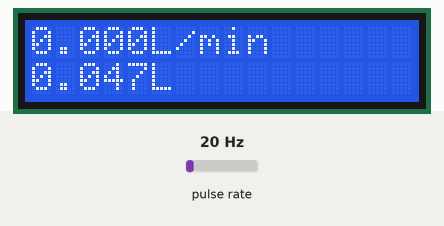
Simulated run of this sketch. Board: Arduino Uno, built with avr-gcc and run on an emulated ATmega328P. On the bench: 16×2 character LCD. Wiring (inferred from the names in the program): pulse sensor: data pin 2. The inputs (shaded band) are chosen by the test bench; at power-on: pulse rate 20 Hz. What the sketch prints to the serial monitor is not drawn.

Above: at 1.7 s.
1.8 s: pulse rate (sensor on pin 2) set to 4 Hz
At 2.6 s:
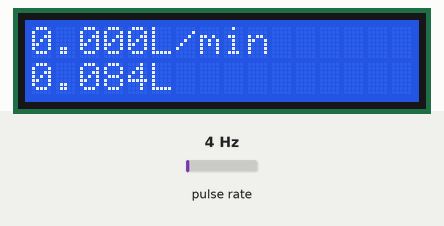
4.6 s: pulse rate (sensor on pin 2) set to 50 Hz
At 5.9 s:
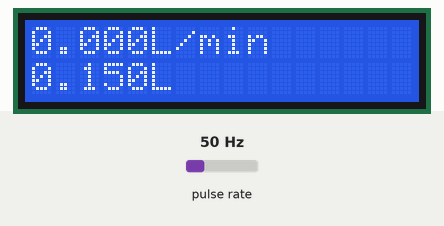
7.6 s: pulse rate (sensor on pin 2) set to 100 Hz
At 9.1 s:
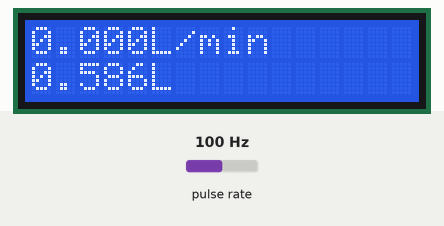
Timing chart, 0 to 10.6 s (numbered marks = the images above; inputs shaded):
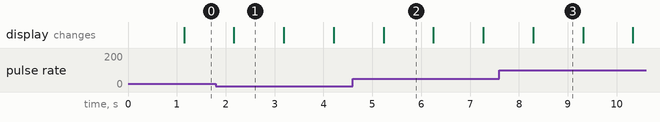

Measured:
- what the display in image 2 shows lasts 1.0 s, from 5.2 s to 6.2 s

The sketch:

Medicion_de_Flujo_LCD.ino
```cpp
//------------------------------Config LCD---------------
#include <LiquidCrystal_I2C.h>
LiquidCrystal_I2C lcd(0x27, 16, 2); //Direccion de LCD, Pines A4 (SDA) y A5 (SCL)
#include <Wire.h>
#include <math.h>

//--------Tiempos no bloqueantes--
//------------------------------T_0  Display () ;
unsigned long previousMillis = 0;
const long interval = 1000 ;
//------------------------------T_0  Monitor () ;
/*unsigned long previousMillis_1 = 0;
const long interval_1 = 1000 ;*/

//----------Config Caudalimetro---------------------------
volatile int NumPulsos; //variable para la cantidad de pulsos recibidos
int PinSensor = 2;    //Sensor conectado en el pin 2
float factor_conversion=7.11; //para convertir de frecuencia a caudal
float volumen=0;
long dt=0; //variación de tiempo por cada bucle
long t0=0; //millis() del bucle anterior
float frecuencia ; // Globalizamos las variables
float caudal_L_m ;


//---Función que se ejecuta en interrupción---------------
void ContarPulsos ()
{
  NumPulsos++;  //incrementamos la variable de pulsos
}

//---Función para obtener frecuencia de los pulsos--------
int ObtenerFrecuecia()
{
  int frecuencia;
  NumPulsos = 0;   //Ponemos a 0 el número de pulsos
  interrupts();    //Habilitamos las interrupciones
  delay(1000);   //muestra de 1 segundo
  noInterrupts(); //Deshabilitamos  las interrupciones
  frecuencia=NumPulsos; //Hz(pulsos por segundo)
  return frecuencia;
}

void setup()
{
  //----Config LCD
  lcd.init();
  lcd.begin(16, 2);
  lcd.backlight();// Indicamos medidas de LCD
  Wire.begin(); //configura el bus I2C estableciendo arduino como MASTER
  /*
  //----Mensaje de Bienvenida----//
  lcd.setCursor(4, 0);
  lcd.print("LAMyEN");

  lcd.setCursor(2, 1);
  lcd.print(" Cargando.");
  delay(1000);
  lcd.setCursor(2, 1);
  lcd.print(" Cargando..");
  delay(1000);
  lcd.setCursor(2, 1);
  lcd.print(" Cargando...");
  delay(1000);
  lcd.clear();

  lcd.setCursor(4, 0);
  lcd.print("LAMyEN");

  lcd.setCursor(2, 1);
  lcd.print(" Cargando.");
  delay(1000);
  lcd.setCursor(2, 1);
  lcd.print(" Cargando..");
  delay(1000);
  lcd.setCursor(2, 1);
  lcd.print(" Cargando...");
  delay(100);
  lcd.clear();
*/
  //----Config Serial
  Serial.begin(9600);

  //----Config E/S
  pinMode(PinSensor, INPUT);
  attachInterrupt(0,ContarPulsos,RISING);//(Interrupción 0(Pin2),función,Flanco de subida)
  Serial.println ("Envie 'r' para restablecer el volumen a 0 Litros");
  t0=millis();
}

void loop ()
{
  if (Serial.available()) {
  if(Serial.read()=='r')volumen=0;//restablecemos el volumen si recibimos 'r'
  }
  float frecuencia=ObtenerFrecuecia(); //obtenemos la frecuencia de los pulsos en Hz
  float caudal_L_m=frecuencia/factor_conversion; //calculamos el caudal en L/m
  dt=millis()-t0; //calculamos la variación de tiempo
  t0=millis();
  volumen=volumen+(caudal_L_m/60)*(dt/1000); // volumen(L)=caudal(L/s)*tiempo(s)

   //-----Enviamos por el puerto serie---------------
  Serial.print ("Caudal: ");
  Serial.print (caudal_L_m,3);
  Serial.print ("L/min\tVolumen: ");
  Serial.print (volumen,3);
  Serial.println (" L");

  //*****Funcion Para el lcd (tiempos no bloqueantes)

    unsigned long currentMillis = millis();

  if (currentMillis - previousMillis >= interval) {
    previousMillis = currentMillis;
    lcd_display ();
  }

}

void lcd_display (){

    lcd.setCursor(0, 0);
    lcd.print(caudal_L_m, 3); // lo dejamos en milesima
    lcd.print("L/min ");

    lcd.setCursor(0, 1);
    lcd.print(volumen, 3); // lo dejamos en milesima
    lcd.print("L ");
}
```
